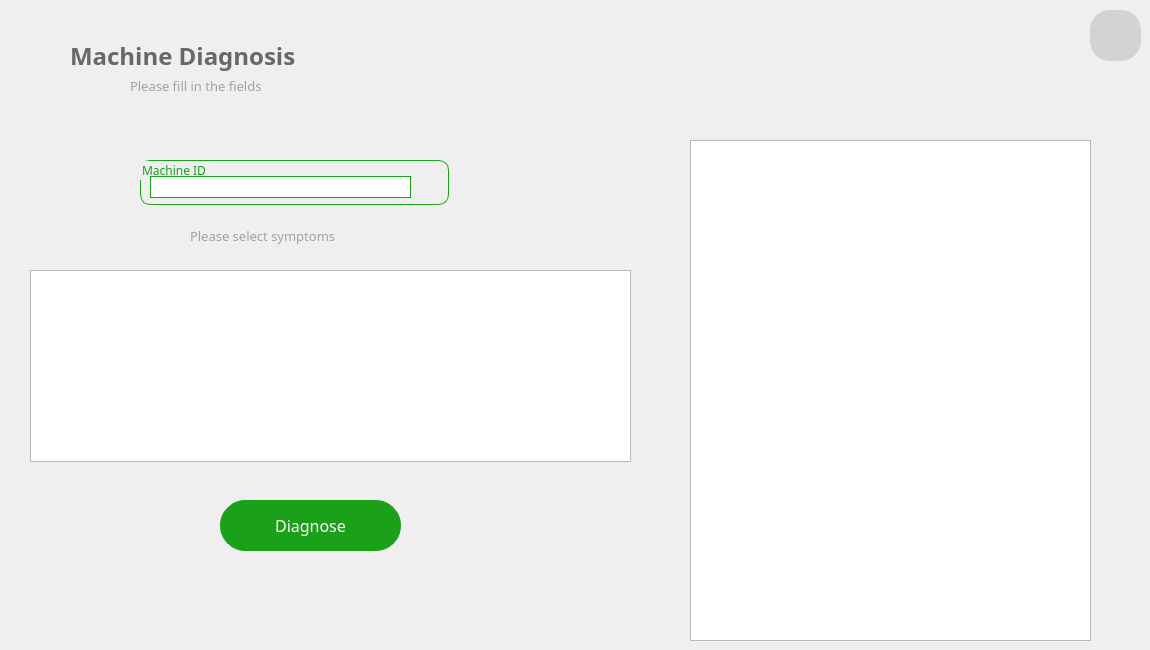
     <widget class="QWidget" name="page_13">
      <widget class="QPushButton" name="pushButton_31">
       <property name="geometry">
        <rect>
         <x>220</x>
         <y>500</y>
         <width>181</width>
         <height>51</height>
        </rect>
       </property>
       <property name="styleSheet">
        <string notr="true">*{
border-radius:25px;
color:white;
font-family: Lexend;
font-size:16px;
border-color: rgb(27, 160, 25);
border-width : 1.2px;
border-style:solid;
background-color:#1ba019;
}
QPushButton:hover
{
background:#013220;
color:white;
border-left:3px solid white ; 
border-color:none;
border-radius:25px;
}
QPushButton:pressed
{
background:#013220;
color:white;
border-radius:25px;
font-family: Lexend;
font-size:16px;
border-left:3.2px solid white ; 


/*background: qlineargradient(x1: 0, y1: 0, x2: 0, y2: 1,
                                stop: 0 #ffffff, stop: 1 #dcdcdc);*/
}</string>
       </property>
       <property name="text">
        <string>Diagnose</string>
       </property>
       <property name="iconSize">
        <size>
         <width>200</width>
         <height>200</height>
        </size>
       </property>
      </widget>
      <widget class="QLabel" name="Sub_title_14">
       <property name="geometry">
        <rect>
         <x>130</x>
         <y>70</y>
         <width>291</width>
         <height>31</height>
        </rect>
       </property>
       <property name="font">
        <font>
         <family>Lexend Light</family>
         <pointsize>10</pointsize>
        </font>
       </property>
       <property name="cursor">
        <cursorShape>PointingHandCursor</cursorShape>
       </property>
       <property name="layoutDirection">
        <enum>Qt::LeftToRight</enum>
       </property>
       <property name="styleSheet">
        <string notr="true">background-color:transparent;
color: #A2A1A8;
border:none;</string>
       </property>
       <property name="text">
        <string>Please fill in the fields</string>
       </property>
       <property name="alignment">
        <set>Qt::AlignLeading|Qt::AlignLeft|Qt::AlignVCenter</set>
       </property>
      </widget>
      <widget class="QLabel" name="Title_14">
       <property name="geometry">
        <rect>
         <x>70</x>
         <y>40</y>
         <width>381</width>
         <height>31</height>
        </rect>
       </property>
       <property name="font">
        <font>
         <family>Lexend</family>
         <pointsize>18</pointsize>
         <bold>true</bold>
        </font>
       </property>
       <property name="styleSheet">
        <string notr="true">color: rgb(104, 104, 104);
border:none;</string>
       </property>
       <property name="text">
        <string>Machine Diagnosis</string>
       </property>
      </widget>
      <widget class="QPushButton" name="buttonBackFromDiagnosis">
       <property name="geometry">
        <rect>
         <x>1090</x>
         <y>10</y>
         <width>51</width>
         <height>51</height>
        </rect>
       </property>
       <property name="styleSheet">
        <string notr="true">background:#D3D3D3;
border-radius: 20px;
border: 1px solid;
border-color:#D3D3D3;
</string>
       </property>
       <property name="text">
        <string/>
       </property>
       <property name="icon">
        <iconset resource="resources.qrc">
         <normaloff>:/images/arrow1.png</normaloff>:/images/arrow1.png</iconset>
       </property>
       <property name="iconSize">
        <size>
         <width>30</width>
         <height>30</height>
        </size>
       </property>
      </widget>
      <widget class="QGroupBox" name="name_37">
       <property name="geometry">
        <rect>
         <x>140</x>
         <y>160</y>
         <width>309</width>
         <height>45</height>
        </rect>
       </property>
       <property name="font">
        <font>
         <family>Lexend Light</family>
        </font>
       </property>
       <property name="styleSheet">
        <string notr="true">border-radius:10px;
border-color: rgb(27, 160, 25);
border-width : 1.2px;
border-style:solid;
color: rgb(27, 160, 25);
</string>
       </property>
       <property name="title">
        <string>Machine ID</string>
       </property>
       <property name="alignment">
        <set>Qt::AlignLeading|Qt::AlignLeft|Qt::AlignTop</set>
       </property>
       <property name="flat">
        <bool>false</bool>
       </property>
       <property name="checkable">
        <bool>false</bool>
       </property>
       <widget class="QLineEdit" name="lineEdit_15">
        <property name="enabled">
         <bool>true</bool>
        </property>
        <property name="geometry">
         <rect>
          <x>10</x>
          <y>16</y>
          <width>261</width>
          <height>22</height>
         </rect>
        </property>
        <property name="styleSheet">
         <string notr="true">border-radius:0px;
border-color: rgb(27, 160, 25);
border-width : 0x;
color:grey;</string>
        </property>
        <property name="text">
         <string/>
        </property>
       </widget>
      </widget>
      <widget class="QLabel" name="Sub_title_15">
       <property name="geometry">
        <rect>
         <x>190</x>
         <y>220</y>
         <width>291</width>
         <height>31</height>
        </rect>
       </property>
       <property name="font">
        <font>
         <family>Lexend Light</family>
         <pointsize>10</pointsize>
        </font>
       </property>
       <property name="cursor">
        <cursorShape>PointingHandCursor</cursorShape>
       </property>
       <property name="layoutDirection">
        <enum>Qt::LeftToRight</enum>
       </property>
       <property name="styleSheet">
        <string notr="true">background-color:transparent;
color: #A2A1A8;
border:none;</string>
       </property>
       <property name="text">
        <string>Please select symptoms</string>
       </property>
       <property name="alignment">
        <set>Qt::AlignLeading|Qt::AlignLeft|Qt::AlignVCenter</set>
       </property>
      </widget>
      <widget class="QListWidget" name="listWidget_4">
       <property name="geometry">
        <rect>
         <x>30</x>
         <y>270</y>
         <width>601</width>
         <height>192</height>
        </rect>
       </property>
       <property name="selectionMode">
        <enum>QAbstractItemView::MultiSelection</enum>
       </property>
      </widget>
      <widget class="QTextEdit" name="textEdit_3">
       <property name="geometry">
        <rect>
         <x>690</x>
         <y>140</y>
         <width>401</width>
         <height>501</height>
        </rect>
       </property>
      </widget>
     </widget>
